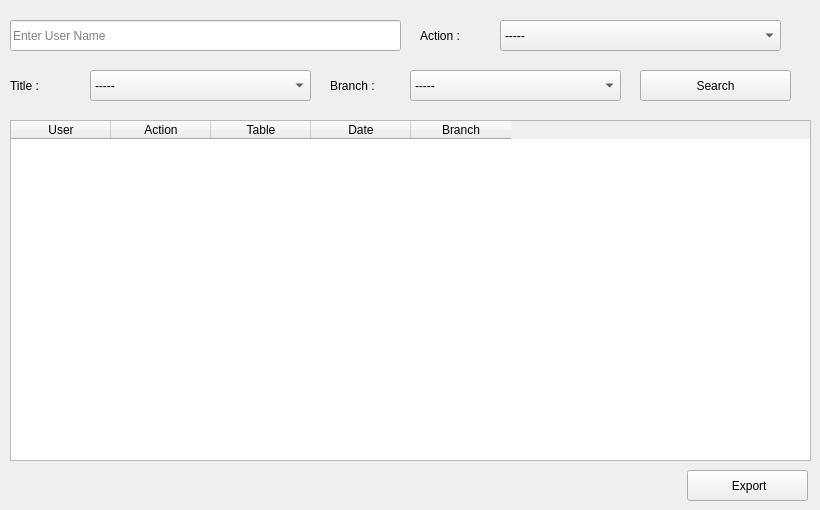
    <widget class="QWidget" name="tab_5">
     <attribute name="title">
      <string>History</string>
     </attribute>
     <widget class="QTableWidget" name="tableWidget_3">
      <property name="geometry">
       <rect>
        <x>10</x>
        <y>120</y>
        <width>801</width>
        <height>341</height>
       </rect>
      </property>
      <column>
       <property name="text">
        <string>User</string>
       </property>
      </column>
      <column>
       <property name="text">
        <string>Action</string>
       </property>
      </column>
      <column>
       <property name="text">
        <string>Table</string>
       </property>
      </column>
      <column>
       <property name="text">
        <string>Date</string>
       </property>
      </column>
      <column>
       <property name="text">
        <string>Branch</string>
       </property>
      </column>
     </widget>
     <widget class="QLineEdit" name="lineEdit_7">
      <property name="geometry">
       <rect>
        <x>10</x>
        <y>20</y>
        <width>391</width>
        <height>31</height>
       </rect>
      </property>
      <property name="placeholderText">
       <string>Enter User Name</string>
      </property>
     </widget>
     <widget class="QComboBox" name="comboBox_9">
      <property name="geometry">
       <rect>
        <x>500</x>
        <y>20</y>
        <width>281</width>
        <height>31</height>
       </rect>
      </property>
      <property name="placeholderText">
       <string/>
      </property>
      <item>
       <property name="text">
        <string>-----</string>
       </property>
      </item>
      <item>
       <property name="text">
        <string>Login</string>
       </property>
      </item>
      <item>
       <property name="text">
        <string>Logout</string>
       </property>
      </item>
      <item>
       <property name="text">
        <string>Add Book</string>
       </property>
      </item>
      <item>
       <property name="text">
        <string>Edit Book</string>
       </property>
      </item>
      <item>
       <property name="text">
        <string>Delete Book</string>
       </property>
      </item>
      <item>
       <property name="text">
        <string>Add Client</string>
       </property>
      </item>
      <item>
       <property name="text">
        <string>Edit Client</string>
       </property>
      </item>
      <item>
       <property name="text">
        <string>Delete Client</string>
       </property>
      </item>
      <item>
       <property name="text">
        <string>Add Retrive</string>
       </property>
      </item>
      <item>
       <property name="text">
        <string>Add Rent</string>
       </property>
      </item>
     </widget>
     <widget class="QLabel" name="label_9">
      <property name="geometry">
       <rect>
        <x>420</x>
        <y>20</y>
        <width>61</width>
        <height>31</height>
       </rect>
      </property>
      <property name="text">
       <string>Action :</string>
      </property>
     </widget>
     <widget class="QPushButton" name="pushButton_11">
      <property name="geometry">
       <rect>
        <x>640</x>
        <y>70</y>
        <width>151</width>
        <height>31</height>
       </rect>
      </property>
      <property name="cursor">
       <cursorShape>PointingHandCursor</cursorShape>
      </property>
      <property name="text">
       <string>Search</string>
      </property>
      <property name="icon">
       <iconset resource="icons.qrc">
        <normaloff>:/icons/search.png</normaloff>:/icons/search.png</iconset>
      </property>
      <property name="iconSize">
       <size>
        <width>20</width>
        <height>20</height>
       </size>
      </property>
     </widget>
     <widget class="QComboBox" name="comboBox_13">
      <property name="geometry">
       <rect>
        <x>90</x>
        <y>70</y>
        <width>221</width>
        <height>31</height>
       </rect>
      </property>
      <property name="placeholderText">
       <string/>
      </property>
      <item>
       <property name="text">
        <string>-----</string>
       </property>
      </item>
     </widget>
     <widget class="QLabel" name="label_13">
      <property name="geometry">
       <rect>
        <x>10</x>
        <y>70</y>
        <width>61</width>
        <height>31</height>
       </rect>
      </property>
      <property name="text">
       <string>Title :</string>
      </property>
     </widget>
     <widget class="QComboBox" name="comboBox_19">
      <property name="geometry">
       <rect>
        <x>410</x>
        <y>70</y>
        <width>211</width>
        <height>31</height>
       </rect>
      </property>
      <property name="placeholderText">
       <string/>
      </property>
      <item>
       <property name="text">
        <string>-----</string>
       </property>
      </item>
     </widget>
     <widget class="QLabel" name="label_14">
      <property name="geometry">
       <rect>
        <x>330</x>
        <y>70</y>
        <width>61</width>
        <height>31</height>
       </rect>
      </property>
      <property name="text">
       <string>Branch :</string>
      </property>
     </widget>
     <widget class="QPushButton" name="pushButton_37">
      <property name="geometry">
       <rect>
        <x>687</x>
        <y>470</y>
        <width>121</width>
        <height>31</height>
       </rect>
      </property>
      <property name="cursor">
       <cursorShape>PointingHandCursor</cursorShape>
      </property>
      <property name="text">
       <string> Export</string>
      </property>
      <property name="icon">
       <iconset resource="icons.qrc">
        <normaloff>:/icons/export.png</normaloff>:/icons/export.png</iconset>
      </property>
     </widget>
    </widget>
